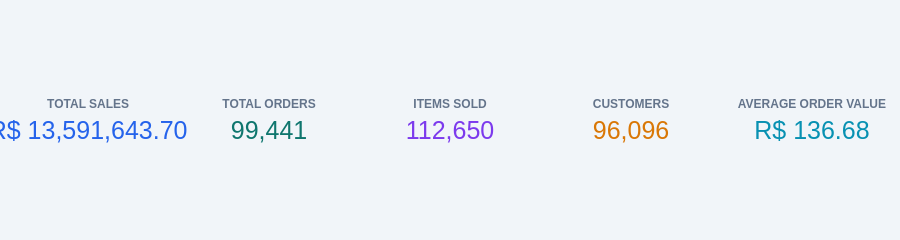

The notebook cell this image was saved under:
### Code cell
from plotly.subplots import make_subplots

# Create KPI card layout
fig_kpi = make_subplots(
    rows=1,
    cols=5,
    specs=[[{"type": "indicator"}] * 5],
    horizontal_spacing=0.04
)

kpi_data = [
    ("TOTAL SALES", total_sales, "R$ ", ",.2f", "#2563EB"),
    ("TOTAL ORDERS", total_orders, None, ",.0f", "#0F766E"),
    ("ITEMS SOLD", total_items_sold, None, ",.0f", "#7C3AED"),
    ("CUSTOMERS", total_customers, None, ",.0f", "#D97706"),
    ("AVERAGE ORDER VALUE", average_order_value, "R$ ", ",.2f", "#0891B2")
]

for col, (label, value, prefix, fmt, color) in enumerate(kpi_data, start=1):
    fig_kpi.add_trace(
        go.Indicator(
            mode="number",
            value=value,
            number={
                "prefix": prefix or "",
                "valueformat": fmt,
                "font": {"size": 25, "color": color}
            },
            title={
                "text": f"<b>{label}</b>",
                "font": {"size": 12, "color": "#64748B"}
            },
            domain={"row": 0, "column": col - 1}
        ),
        row=1,
        col=col
    )

fig_kpi.update_layout(
    template="plotly_white",
    height=180,
    margin=dict(l=15, r=15, t=35, b=15),
    paper_bgcolor="#F1F5F9",
    font_family="Arial"
)

fig_kpi.show()

### Figure 1 — Plotly figure (JSON) as saved in the notebook; plotly's stock layout.template omitted (floating-point values rounded to 4 significant figures)
{"data": [{"domain": {"column": 0, "row": 0, "x": [0, 0.168], "y": [0, 1]}, "mode": "number", "number": {"font": {"color": "#2563EB", "size": 25}, "prefix": "R$ ", "valueformat": ",.2f"}, "title": {"font": {"color": "#64748B", "size": 12}, "text": "<b>TOTAL SALES</b>"}, "type": "indicator", "value": 13590000.0}, {"domain": {"column": 1, "row": 0, "x": [0.208, 0.376], "y": [0, 1]}, "mode": "number", "number": {"font": {"color": "#0F766E", "size": 25}, "prefix": "", "valueformat": ",.0f"}, "title": {"font": {"color": "#64748B", "size": 12}, "text": "<b>TOTAL ORDERS</b>"}, "type": "indicator", "value": 99441}, {"domain": {"column": 2, "row": 0, "x": [0.416, 0.584], "y": [0, 1]}, "mode": "number", "number": {"font": {"color": "#7C3AED", "size": 25}, "prefix": "", "valueformat": ",.0f"}, "title": {"font": {"color": "#64748B", "size": 12}, "text": "<b>ITEMS SOLD</b>"}, "type": "indicator", "value": 112650}, {"domain": {"column": 3, "row": 0, "x": [0.624, 0.792], "y": [0, 1]}, "mode": "number", "number": {"font": {"color": "#D97706", "size": 25}, "prefix": "", "valueformat": ",.0f"}, "title": {"font": {"color": "#64748B", "size": 12}, "text": "<b>CUSTOMERS</b>"}, "type": "indicator", "value": 96096}, {"domain": {"column": 4, "row": 0, "x": [0.832, 1], "y": [0, 1]}, "mode": "number", "number": {"font": {"color": "#0891B2", "size": 25}, "prefix": "R$ ", "valueformat": ",.2f"}, "title": {"font": {"color": "#64748B", "size": 12}, "text": "<b>AVERAGE ORDER VALUE</b>"}, "type": "indicator", "value": 136.7}], "layout": {"font": {"family": "Arial"}, "height": 180, "margin": {"b": 15, "l": 15, "r": 15, "t": 35}, "paper_bgcolor": "#F1F5F9"}}
